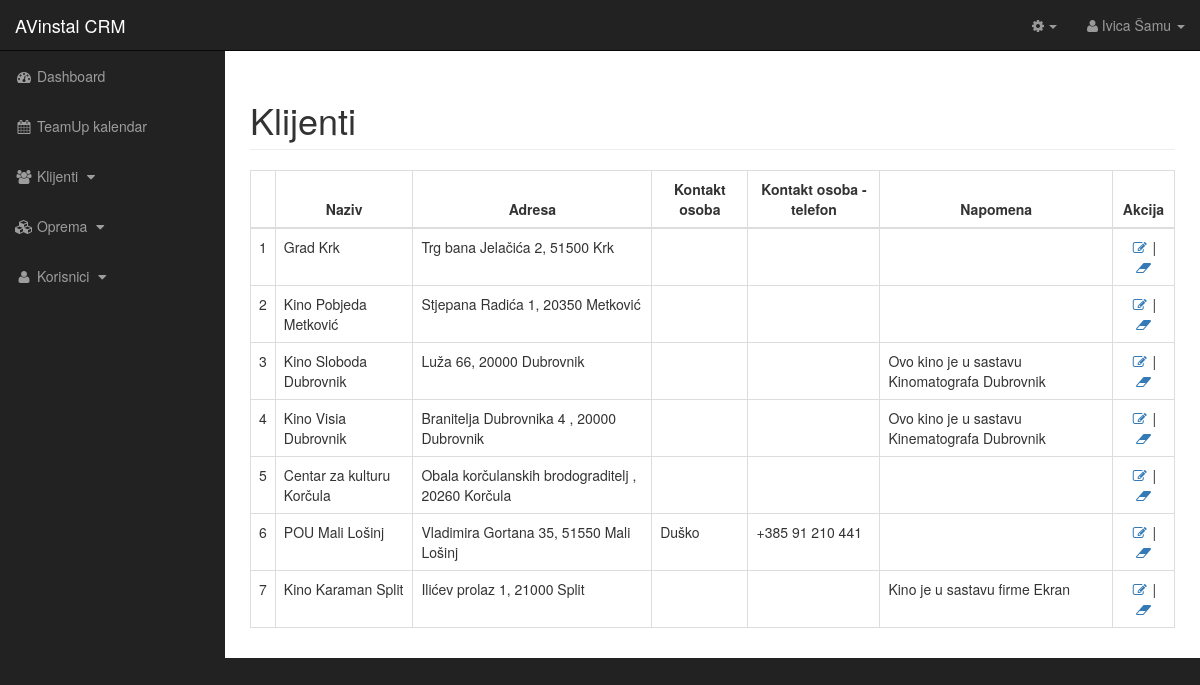
The app's page /admin/clients.php (signed in) with its own data.
### tables this page shows
create table users(
  user_id         int not null primary key auto_increment,
  username        varchar(255) not null,
  user_password   varchar(255) not null,
  user_firstname  varchar(255) not null,
  user_lastname   varchar(255) not null,
  user_email      varchar(255) not null,
  user_image      text,
  user_role       varchar(255) not null,
  user_randSalt   varchar(255)
);

create table client(
  client_id             int not null primary key auto_increment,
  client                varchar(255) not null,
  client_address        varchar(255) not null,
  client_phone          varchar(255),
  client_email          varchar(255),
  client_contact_person varchar(255),
  client_contact_phone varchar(255),
  client_contact_email  varchar(255),
  client_note           varchar(500)
);

### admin/includes/view_all_clients.php (the view, shortened to what this page needs)
<table class="table table-bordered table-hover table-responsive">
    <thead>
    <tr>
        <th class="text-center"></th>
        <th class="text-center">Naziv</th>
        <th class="text-center">Adresa</th>
        <th class="text-center">Kontakt osoba</th>
        <th class="text-center">Kontakt osoba - telefon</th>
        <th class="text-center">Napomena</th>
        <th class="text-center">Akcija</th>
    </tr>
    </thead>
    <tbody>
    <?php
    $count = 0;
    $query = "SELECT * FROM client";
    $select_clients = mysqli_query($connection, $query);
    while($row = mysqli_fetch_assoc($select_clients)){
        $client_id = $row['client_id'];
        $client = $row['client'];
        $client_address = $row['client_address'];
        $client_contact_person = $row['client_contact_person'];
        $client_contact_phone = $row['client_contact_phone'];
        $client_note = $row['client_note'];
        $count++;
        echo "<tr>";
        echo "<td>$count</td>";
        echo "<td>$client</td>";
        echo "<td>$client_address</td>";
        echo "<td>$client_contact_person</td>";
        echo "<td>$client_contact_phone</td>";
        echo "<td>$client_note</td>";
        echo "<td class=\"text-center\">
                    <a href='clients.php?source=edit_client&edit_client={$client_id}'><i class=\"fa fa-fw fa-edit\"></i></a>   |
                    <a href='clients.php?delete={$client_id}'><i class=\"fa fa-fw fa-eraser\"></i></a>
                </td>";
        echo "</tr>";
    }
    ?>
    </tbody>
</table>

### admin/includes/header.php (shortened to what this page needs)
<!DOCTYPE html>
<html lang="en">
<head>
    <link href="css/bootstrap.min.css" rel="stylesheet">
    <link href="css/sb-admin.css" rel="stylesheet">
    <link href="font-awesome/css/font-awesome.min.css" rel="stylesheet" type="text/css">
</head>
<body>
<div id="wrapper">

### admin/includes/navigation.php (shortened to what this page needs)
<nav class="navbar navbar-inverse navbar-fixed-top" role="navigation">
    <div class="navbar-header">
        <a class="navbar-brand" href="index.php">AVinstal CRM</a>
    </div>
    <ul class="nav navbar-right top-nav">
        <li class="dropdown">
            <a href="#" class="dropdown-toggle" data-toggle="dropdown"><i class="fa fa-fw fa-gear"></i><b class="caret"></b></a>
        </li>
        <li class="dropdown">
            <a href="#" class="dropdown-toggle" data-toggle="dropdown">
                <i class="fa fa-user"></i>
                <?php
                    if(isset($_SESSION['username'])){
                        $username = $_SESSION['username'];
                        $query = "SELECT * FROM users WHERE username = '{$username}'";
                        $select_user_profile = mysqli_query($connection, $query);
                        while($row = mysqli_fetch_assoc($select_user_profile)){
                            $user_firstname = $row['user_firstname'];
                            $user_lastname = $row['user_lastname'];
                            echo $user_firstname . " " . $user_lastname;
                        }
                    }
                ?>
                <b class="caret"></b>
            </a>
        </li>
    </ul>
    <div class="collapse navbar-collapse navbar-ex1-collapse">
        <ul class="nav navbar-nav side-nav">
            <li>
                <a href="index.php"><i class="fa fa-fw fa-dashboard"></i> Dashboard</a>
            </li>
            <li>
                <a href="calendar.php"><i class="fa fa-fw fa-calendar"></i> TeamUp kalendar</a>
            </li>
            <li>
                <a href="javascript:;" data-toggle="collapse" data-target="#clients"><i class="fa fa-fw fa-users"></i> Klijenti <i class="fa fa-fw fa-caret-down"></i></a>
            </li>
            <li>
                <a href="javascript:;" data-toggle="collapse" data-target="#equipments"><i class="fa fa-cubes"></i> Oprema <i class="fa fa-fw fa-caret-down"></i></a>
            </li>
            <li>
                <a href="javascript:;" data-toggle="collapse" data-target="#users"><i class="fa fa-fw fa-user"></i> Korisnici <i class="fa fa-fw fa-caret-down"></i></a>
            </li>
        </ul>
    </div>
</nav>

### admin/clients.php (shortened to what this page needs)
<?php include 'includes/header.php'; ?>
<?php include 'includes/navigation.php'; ?>
    <div id="page-wrapper">
        <div class="container-fluid">
            <div class="row">
                <div class="col-lg-12">
                    <h1 class="page-header">
                        Klijenti
                    </h1>
                    <?php
                    if(isset($_GET['source'])){
                        $source = $_GET['source'];
                    } else {
                        $source = '';
                    }
                    switch($source){
                        default:
                            include "includes/view_all_clients.php";
                            break;
                    }
                    ?>
                </div>
            </div>
        </div>
    </div>
<?php include 'includes/footer.php'; ?>

### admin/includes/footer.php (shortened to what this page needs)
</div>
</body>
</html>

### admin/css/sb-admin.css (style rules this page uses)
body { margin-top: 100px; background-color: #222; }
@media (min-width:768px) { body { margin-top: 50px; } }
#wrapper { padding-left: 0; }
#page-wrapper { width: 100%; padding: 0; background-color: #fff; }
@media (min-width:768px) { #wrapper { padding-left: 225px; } }
@media (min-width:768px) { #page-wrapper { padding: 10px; } }
.top-nav { padding: 0 15px; }
.top-nav>li { display: inline-block; float: left; }
.top-nav>li>a { padding-top: 15px; padding-bottom: 15px; line-height: 20px; color: #999; }
@media (min-width:768px) { .side-nav { position: fixed; top: 51px; left: 225px; width: 225px; margin-left: -225px; border: none; border-radius: 0; overflow-y: auto; background-color: #222; } }
@media (min-width:768px) { .side-nav>li>a { width: 225px; } }

### records on screen
users: user_firstname "Ivica", user_lastname "Šamu"
client: client "Grad Krk", client_address "Trg bana Jelačića 2, 51500 Krk"
client: client "Kino Pobjeda Metković", client_address "Stjepana Radića 1, 20350 Metković"
client: client "Kino Sloboda Dubrovnik", client_address "Luža 66, 20000 Dubrovnik", client_note "Ovo kino je u sastavu Kinomatografa Dubrovnik"
client: client "Kino Visia Dubrovnik", client_address "Branitelja Dubrovnika 4 , 20000 Dubrovnik", client_note "Ovo kino je u sastavu Kinematografa Dubrovnik"
client: client "Centar za kulturu Korčula", client_address "Obala korčulanskih brodograditelj , 20260 Korčula"
client: client "POU Mali Lošinj", client_address "Vladimira Gortana 35, 51550 Mali Lošinj", client_contact_person "Duško", client_contact_phone "+385 91 210 441"
client: client "Kino Karaman Split", client_address "Ilićev prolaz 1, 21000 Split", client_note "Kino je u sastavu firme Ekran"
